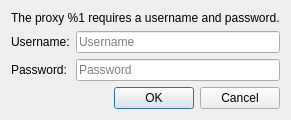
<?xml version="1.0" encoding="UTF-8"?>
<ui version="4.0">
 <class>Utils::ProxyCredentialsDialog</class>
 <widget class="QDialog" name="Utils::ProxyCredentialsDialog">
  <property name="geometry">
   <rect>
    <x>0</x>
    <y>0</y>
    <width>279</width>
    <height>114</height>
   </rect>
  </property>
  <property name="windowTitle">
   <string>Proxy Credentials</string>
  </property>
  <layout class="QVBoxLayout" name="verticalLayout">
   <item>
    <widget class="QLabel" name="infotext">
     <property name="text">
      <string>The proxy %1 requires a username and password.</string>
     </property>
    </widget>
   </item>
   <item>
    <layout class="QFormLayout" name="formLayout">
     <item row="0" column="0">
      <widget class="QLabel" name="usernameLabel">
       <property name="text">
        <string>Username:</string>
       </property>
      </widget>
     </item>
     <item row="0" column="1">
      <widget class="QLineEdit" name="usernameLineEdit">
       <property name="placeholderText">
        <string>Username</string>
       </property>
      </widget>
     </item>
     <item row="1" column="0">
      <widget class="QLabel" name="passwordLabel">
       <property name="text">
        <string>Password:</string>
       </property>
      </widget>
     </item>
     <item row="1" column="1">
      <widget class="QLineEdit" name="passwordLineEdit">
       <property name="echoMode">
        <enum>QLineEdit::Password</enum>
       </property>
       <property name="placeholderText">
        <string>Password</string>
       </property>
      </widget>
     </item>
    </layout>
   </item>
   <item>
    <widget class="QDialogButtonBox" name="buttonBox">
     <property name="orientation">
      <enum>Qt::Horizontal</enum>
     </property>
     <property name="standardButtons">
      <set>QDialogButtonBox::Cancel|QDialogButtonBox::Ok</set>
     </property>
    </widget>
   </item>
  </layout>
 </widget>
 <resources/>
 <connections>
  <connection>
   <sender>buttonBox</sender>
   <signal>accepted()</signal>
   <receiver>Utils::ProxyCredentialsDialog</receiver>
   <slot>accept()</slot>
   <hints>
    <hint type="sourcelabel">
     <x>248</x>
     <y>254</y>
    </hint>
    <hint type="destinationlabel">
     <x>157</x>
     <y>274</y>
    </hint>
   </hints>
  </connection>
  <connection>
   <sender>buttonBox</sender>
   <signal>rejected()</signal>
   <receiver>Utils::ProxyCredentialsDialog</receiver>
   <slot>reject()</slot>
   <hints>
    <hint type="sourcelabel">
     <x>316</x>
     <y>260</y>
    </hint>
    <hint type="destinationlabel">
     <x>286</x>
     <y>274</y>
    </hint>
   </hints>
  </connection>
 </connections>
</ui>
